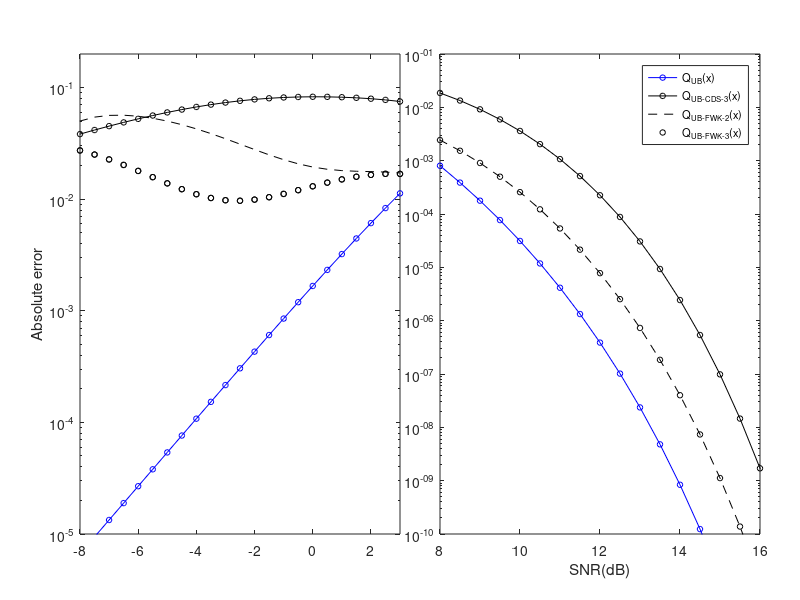

Write the MATLAB code that produced this figure.
clc
clear
close
dB=linspace(-10,20,61);
x=10.^(dB./10);

%% 
Q_QPSK = @(Q_Bound)4.*Q_Bound-8.*Q_Bound.^2+...
    8.*Q_Bound.^3-4.*Q_Bound.^4;
Exact_Q_QPSK=Q_QPSK(qfunc(sqrt(x)));

%% 
Q_UB1=@(t)1./2-1./(3.*sqrt(2.*pi)).*t.*exp(-19./54.*t.^2)-...
    2./(3.*sqrt(2.*pi)).*t.*exp(-2./27.*t.^2);
Q_UB2=@(t)1./(sqrt(2.*pi))./t.*exp(-1./2.*t.^2).*(1-1./t.^2+3./t.^4);
Q_NUB_QDPSK=[];
QUB1_AWGN_QDPSK=Q_QPSK(Q_UB1(sqrt(x)));
QUB2_AWGN_QDPSK=4.*Q_UB2(sqrt(x))-8.*Q_UB2(sqrt(x)).^2+....
                  8.*Q_UB2(sqrt(x)).^3-4.*Q_UB2(sqrt(x)).^4;
for i=1:length(x)
    if dB(i)<4.8
       Q_NUB_QDPSK(end+1)=QUB1_AWGN_QDPSK(i);
    else
       Q_NUB_QDPSK(end+1)=QUB2_AWGN_QDPSK(i);
    end
end

%% QUB-CDS-3
Q_UB_CDS=@(t)1/6.*exp(-2.*t.^2)+1/12*exp(-t.^2)+1/4.*exp(-t.^2./2);
Q_UB_CDS_QDPSK=Q_QPSK(Q_UB_CDS(sqrt(x))) ;

%% QUB-FWK-2
Q_UB_FWK_2=@(t)1./(sqrt(2*pi).*t).*exp(-1./2.*t.^2)-...
        1./(2.*sqrt(2.*pi).*t).*exp(-t.^2);
Q_UB_FWK_2_QDPSK = Q_QPSK(Q_UB_FWK_2(sqrt(x))) ;

%% QUB-FWK-3
Q_UB_FWK_3=@(t)1./(sqrt(2*pi).*t).*exp(-1./2.*t.^2)-...
        1./(2.*sqrt(2.*pi).*t).*exp(-t.^2)-...
        1./(6*sqrt(2.*pi).*t).*exp(-3.*t.^2);
Q_UB_FWK_3_QDPSK = Q_QPSK(Q_UB_FWK_3(sqrt(x))) ;

%% Absolute Error
AE_Q_NUB_QDPSK=Q_NUB_QDPSK-Exact_Q_QPSK;
AE_Q_CH_UB_1_QDPSK=Q_UB_CDS_QDPSK-Exact_Q_QPSK;
AE_Q_UB_FWK_2_QDPSK=Q_UB_FWK_2_QDPSK-Exact_Q_QPSK;
AE_Q_UB_FWK_3_QDPSK=Q_UB_FWK_3_QDPSK-Exact_Q_QPSK;

%% Tanash20-TOC

%% print
set(figure,'Color','w')
set (gca,'XAxisLocation','bottom'); 
subplot('Position',[0.1,0.11,0.4,0.8])
semilogy(dB,AE_Q_NUB_QDPSK,'b-o','MarkerSize',4);
hold on
semilogy(dB,AE_Q_CH_UB_1_QDPSK,'k-o','MarkerSize',4);
semilogy(dB,AE_Q_UB_FWK_2_QDPSK,'k--');
semilogy(dB,AE_Q_UB_FWK_3_QDPSK,'ko','MarkerSize',4);
semilogy(dB,AE_Q_UB_FWK_3_QDPSK,'ko','MarkerSize',4);

ylabel('Absolute error');
axis([-8 3 10^(-5) 0.2])
%set(gca,'Box','off')

subplot('Position',[0.55,0.11,0.4,0.8])
p1=semilogy(dB,AE_Q_NUB_QDPSK,'b-o','MarkerSize',4);
hold on
p2=semilogy(dB,AE_Q_CH_UB_1_QDPSK,'k-o','MarkerSize',4);
p3=semilogy(dB,AE_Q_UB_FWK_2_QDPSK,'k--');
p4=semilogy(dB,AE_Q_UB_FWK_3_QDPSK,'ko','MarkerSize',4);
axis([8 16 10^(-10) 0.1])

legend([p1 p2 p3 p4],{'Q_{UB}(x)','Q_{UB-CDS-3}(x)',...
    'Q_{UB-FWK-2}(x)','Q_{UB-FWK-3}(x)'},...
    'Location',"northeast",'fontsize',8)
xlabel('SNR(dB)');
